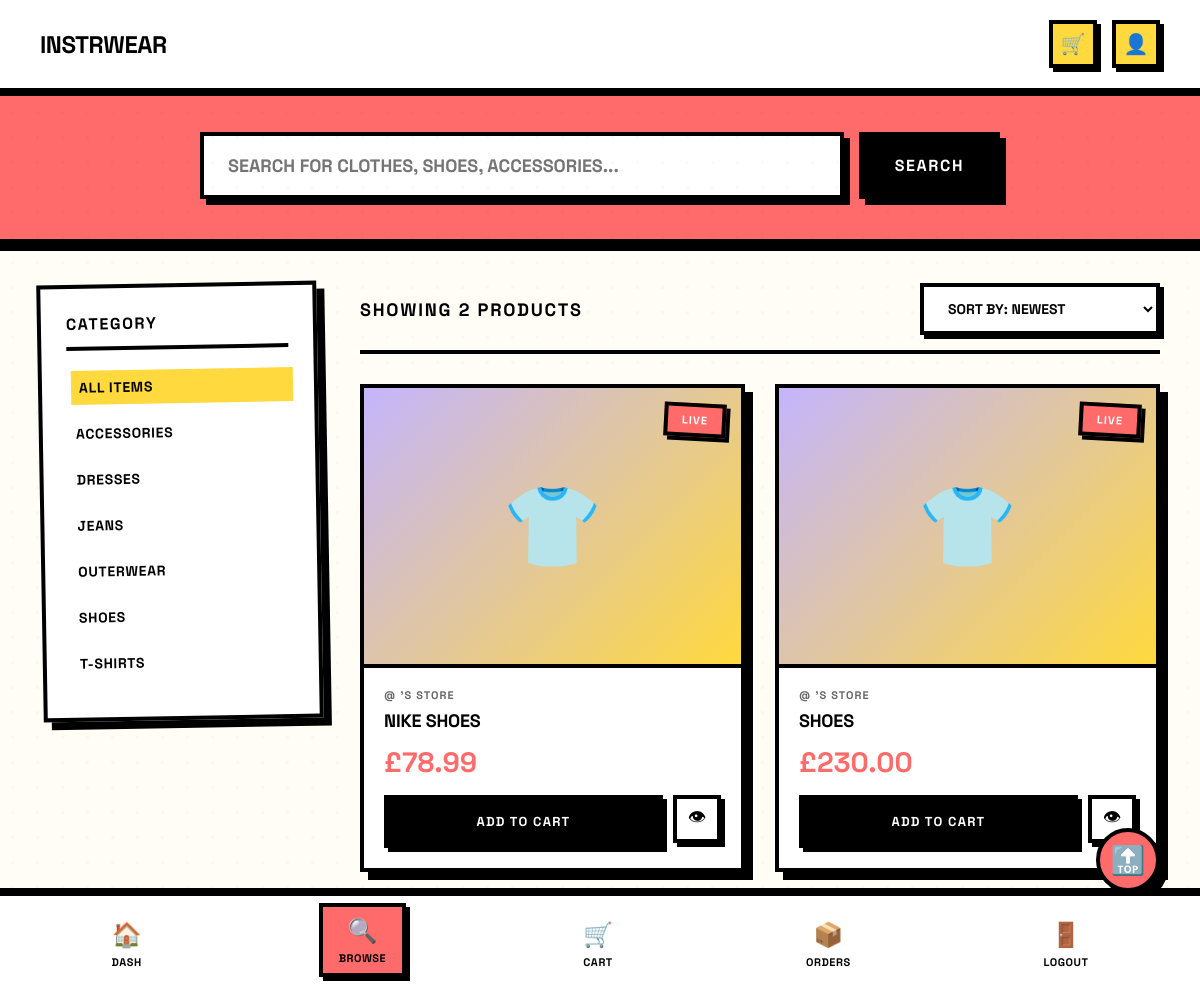
Before: /shopper/products/ with the older database file.
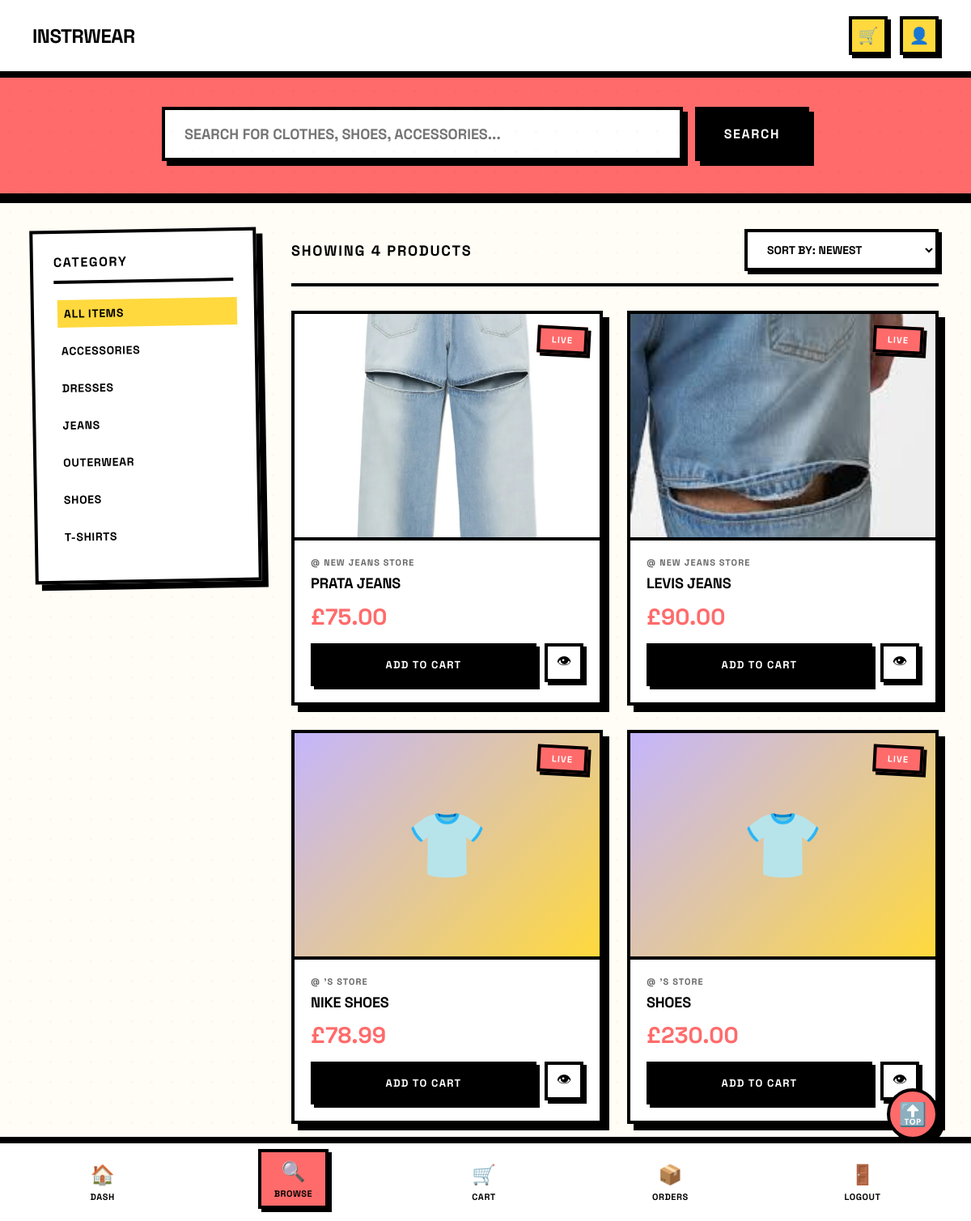
After: the same page with the newer database file.
### marketplace/models.py (models this page shows, shortened)
class Category(models.Model):
    name = models.CharField(max_length=100, unique=True)
    slug = models.SlugField(max_length=120, unique=True, blank=True)

class Product(models.Model):
    merchant = models.ForeignKey(
        settings.AUTH_USER_MODEL,
        on_delete=models.CASCADE,
        related_name="products",
    )
    category = models.ForeignKey(
        Category,
        on_delete=models.SET_NULL,
        null=True,
        blank=True,
        related_name="products",
    )
    name = models.CharField(max_length=255)
    slug = models.SlugField(max_length=280, unique=True, blank=True)
    description = models.TextField(blank=True)
    price = models.DecimalField(max_digits=10, decimal_places=2)
    stock = models.PositiveIntegerField(default=0)
    image = models.ImageField(upload_to="products/", blank=True, null=True)
    is_active = models.BooleanField(default=True)
    created_at = models.DateTimeField(auto_now_add=True)
    updated_at = models.DateTimeField(auto_now=True)

### accounts/models.py (models this page shows, shortened)
class MerchantProfile(models.Model):
    user = models.OneToOneField(
        settings.AUTH_USER_MODEL,
        on_delete=models.CASCADE,
        related_name="merchant_profile",
    )
    business_name = models.CharField(max_length=255, blank=True)
    logo = models.ImageField(
        upload_to="merchant_logos/",
        blank=True,
        null=True
    )
    phone = models.CharField(max_length=20, blank=True)
    house = models.CharField(max_length=100, blank=True)
    street = models.CharField(max_length=255, blank=True)
    city = models.CharField(max_length=120, blank=True)
    county = models.CharField(max_length=120, blank=True)
    postcode = models.CharField(max_length=20, blank=True)
    bio = models.TextField(blank=True)

### marketplace/views.py (the view)
# urls.py: path("shopper/products/", shopper_product_list, name="shopper_product_list"),
def shopper_product_list(request):
    products = Product.objects.filter(
        is_active=True,
        stock__gt=0,
    ).select_related("merchant", "merchant__merchant_profile", "category")
    categories = Category.objects.all().order_by("name")
    query = (request.GET.get("q") or "").strip()
    if query:
        products = products.filter(name__icontains=query)
    category_slug = (request.GET.get("category") or "").strip()
    if category_slug:
        products = products.filter(category__slug=category_slug)
    sort = (request.GET.get("sort") or "newest").strip()
    if sort == "price_low":
        products = products.order_by("price", "-created_at")
    elif sort == "price_high":
        products = products.order_by("-price", "-created_at")
    else:
        products = products.order_by("-created_at")
    context = {
        "products": products,
        "categories": categories,
        "cart_count": _get_cart_count(request.user),
    }
    return render(request, "shopper/products_list.html", context)

### marketplace/views.py (called while the page is built, shortened)
def _get_cart_count(user):
    if not user.is_authenticated:
        return 0

### templates/shopper/products_list.html (shortened to what the changed rows need)
{% load static %}
<!DOCTYPE html>
<html lang="en">
<head>
</head>
<body>
    <main class="main">
        <aside class="filters">
            <div class="filter-section">
                <h3 class="filter-title">CATEGORY</h3>
                <a href="{% url 'shopper_product_list' %}" class="category-link {% if not request.GET.category %}active{% endif %}">
                    All Items
                </a>
                {% for category in categories %}
                    <a
                        href="{% url 'shopper_product_list' %}?category={{ category.slug }}"
                        class="category-link {% if request.GET.category == category.slug %}active{% endif %}"
                    >
                        {{ category.name }}
                    </a>
                {% endfor %}
            </div>
        </aside>
        <section class="products-section">
            <div class="section-header">
                <div class="results-count">SHOWING {{ products|length }} PRODUCTS</div>
                <form method="GET" class="sort-form">
                    <select class="sort-select" name="sort" onchange="this.form.submit()">
                    </select>
                </form>
            </div>
            {% if products %}
                <div class="products-grid">
                    {% for product in products %}
                        <div class="product-card">
                            <div class="product-image">
                                {% if product.image %}
                                    <img src="{{ product.image.url }}" alt="{{ product.name }}">
                                {% else %}
                                    <span>👕</span>
                                {% endif %}
                                {% if product.created_at %}
                                    <div class="product-badge">LIVE</div>
                                {% endif %}
                            </div>
                            <div class="product-info">
                                <div class="product-store">
                                    @
                                    {% if product.merchant.merchant_profile.business_name %}
                                        {{ product.merchant.merchant_profile.business_name }}
                                    {% else %}
                                        {{ product.merchant.first_name|default:product.merchant.email }}
                                    {% endif %}
                                </div>
                                <h3 class="product-name">
                                    <a href="{% url 'shopper_product_detail' product.slug %}">
                                        {{ product.name }}
                                    </a>
                                </h3>
                                <div class="product-price">£{{ product.price }}</div>
                                <div class="product-actions">
                                    <a href="{% url 'add_to_cart' product.id %}" class="btn-add-cart">ADD TO CART</a>
                                    <a href="{% url 'shopper_product_detail' product.slug %}" class="btn-quick-view">👁</a>
                                </div>
                            </div>
                        </div>
                    {% endfor %}
                </div>
            {% else %}
                <div class="empty-state">
                    <h2>No products found</h2>
                    <p>Try another search or category.</p>
                </div>
            {% endif %}
        </section>
    </main>
</body>
</html>

Changed rows visible on the page:
added Product: image (picture), shows "LIVE", merchant.merchant_profile.business_name "NEW JEANS STORE", name "PRATA JEANS", price "75.00"
added Product: image (picture), shows "LIVE", merchant.merchant_profile.business_name "NEW JEANS STORE", name "LEVIS JEANS", price "90.00"
Other visible differences:
{{ products|length }}: "2" → "4"
